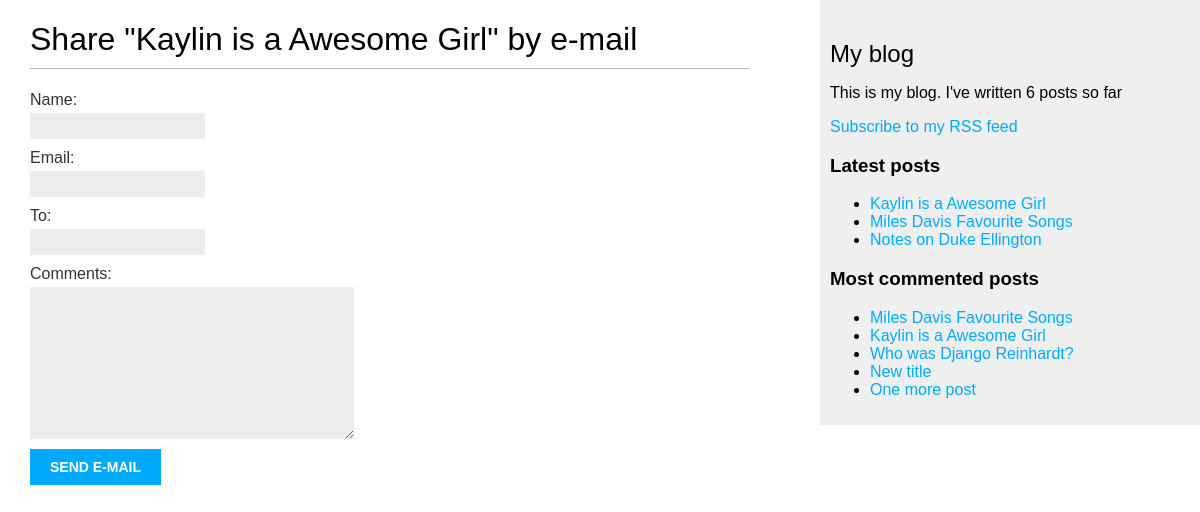
/blog/6/share/, run on an earlier commit of the app's database.
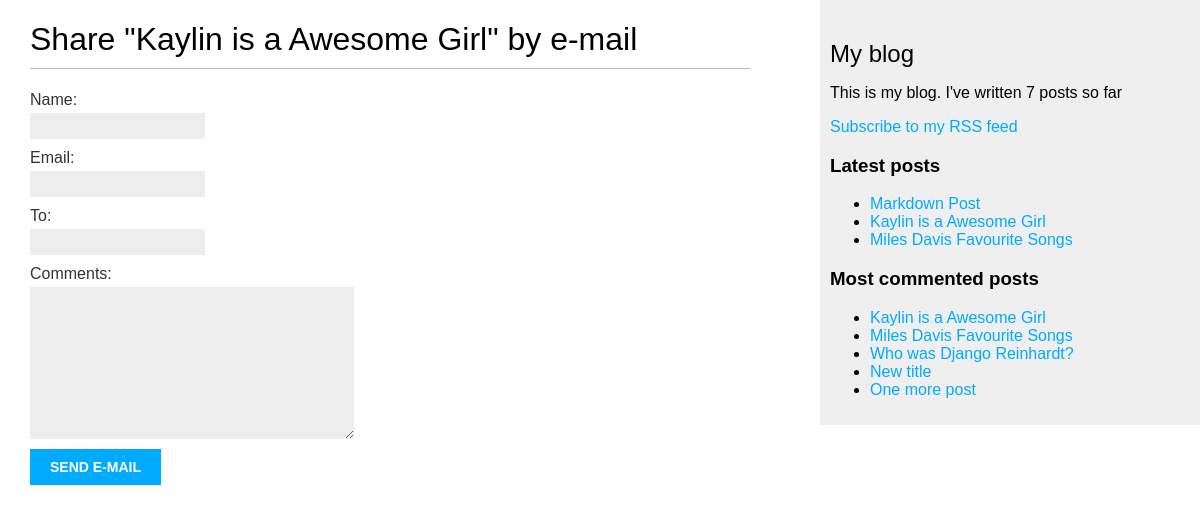
And on a later commit of the database.
### blog/models.py (models this page shows, shortened)
class Post(models.Model):
    STATUS_CHOICES = (
        ('draft', 'Draft'),
        ('published', 'Published'),
    )
    title = models.CharField(max_length=250)
    slug = models.SlugField(max_length=250,
                            unique_for_date='publish')
    author = models.ForeignKey(User,
                               on_delete=models.CASCADE,
                               related_name='blog_posts')
    body = models.TextField()
    publish = models.DateTimeField(default=timezone.now)
    created = models.DateTimeField(auto_now_add=True)
    updated = models.DateTimeField(auto_now=True)
    status = models.CharField(max_length=10,
                              choices=STATUS_CHOICES,
                              default='draft')
    objects = models.Manager()  # The default manager
    published = PublishedManager()  # Custom Manager
    tags = TaggableManager()
    class Meta:
        ordering = ('-publish',)
    def get_absolute_url(self):
        return reverse('blog:post_detail',
                       args=[self.publish.year,
                             self.publish.month,
                             self.publish.day,
                             self.slug])

### blog/views.py (the view)
# urls.py: path('<int:post_id>/share/', views.post_share, name='post_share'),
def post_share(request, post_id):
    post = get_object_or_404(Post, id=post_id, status='published')
    sent = False
    if request.method == 'POST':
        form = EmailPostForm(request.POST)
        if form.is_valid():
            cd = form.cleaned_data
            post_url = request.build_absolute_uri(
                post.get_absolute_url())
            subject = f"{cd['name']} recommends you read " \
                      f"{post.title}"
            message = f"Read {post.title} at {post_url}\n\n" \
                      f"{cd['name']}\'s comments: {cd['comments']}"
            send_mail(subject, message, 'ron.jeff.lopez@gmail.com', [cd['to']])
            sent = True
    else:
        form = EmailPostForm()
    return render(request,
                  'blog/post/share.html',
                  {'post': post,
                   'form': form,
                   'sent': sent})

### blog/forms.py
class EmailPostForm(forms.Form):
    name = forms.CharField(max_length=25)
    email = forms.EmailField()
    to = forms.EmailField()
    comments = forms.CharField(required=False,
                               widget=forms.Textarea)

### blog/models.py (called while the page is built)
    def get_queryset(self):
        return super(PublishedManager,
                     self) \
            .get_queryset() \
            .filter(status='published')

### blog/templatetags/blog_tags.py (called while the page is built)
@register.simple_tag
def total_posts():
    return Post.published.count()

@register.simple_tag
def get_most_commented_posts(count=5):
    return Post.published.annotate(
        total_comments=Count('comments')
    ).order_by('-total_comments')[:count]

@register.inclusion_tag('blog/post/latest_posts.html')
def show_latest_posts(count=5):
    latest_posts = Post.published.order_by('-publish')[:count]
    return {'latest_posts': latest_posts}

### blog/templates/blog/post/share.html (shortened to what this page needs)
{% extends "blog/base.html" %}
{% block content %}
    {% if sent %}
        <h1>E-mail successfully sent</h1>
        <p>
            "{{ post.title }}" was successfully sent to {{ form.cleaned_data.to }}.
        </p>
    {% else %}
        <h1>Share "{{ post.title }}" by e-mail</h1>
        <form method="post">
            {{ form.as_p }}
            <input type="submit" value="Send e-mail">
        </form>
    {% endif %}
{% endblock %}

### blog/templates/blog/base.html (shortened to what this page needs)
{% load blog_tags %}
{% load static %}
<!DOCTYPE html>
<html>
<head>
    <link href="{% static "css/blog.css" %}" rel="stylesheet">
</head>
<body>
<div id="content">
    {% block content %}
    {% endblock content %}
</div>
<div id="sidebar">
    <h2>My blog</h2>
    <p>This is my blog. I've written {% total_posts %} posts so far</p>
    <p>
        <a href="{% url "blog:post_feed" %}">Subscribe to my RSS feed</a>
    </p>
    <h3>Latest posts</h3>
    {% show_latest_posts 3 %}
    <h3>Most commented posts</h3>
    {% get_most_commented_posts as most_commented_posts %}
    <ul>
        {% for post in most_commented_posts %}
            <li>
                <a href="{{ post.get_absolute_url }}">{{ post.title }}</a>
            </li>
        {% endfor %}
    </ul>
</div>
</body>
</html>

### blog/templates/blog/post/latest_posts.html
<ul>
    {% for post in latest_posts %}
        <li>
            <a href="{{ post.get_absolute_url }}">{{ post.title }}</a>
        </li>
    {% endfor %}
</ul>

What changed in the data, as far as the page shows it:
no longer on this page (row edited): Post: title "Notes on Duke Ellington", shown under "Latest posts"
changed Post "Kaylin is a Awesome Girl": moves up the list
added Post: title "Markdown Post", shown under "Latest posts"
Also different on the page:
text no longer shown: "6"
text now shown: "7"
